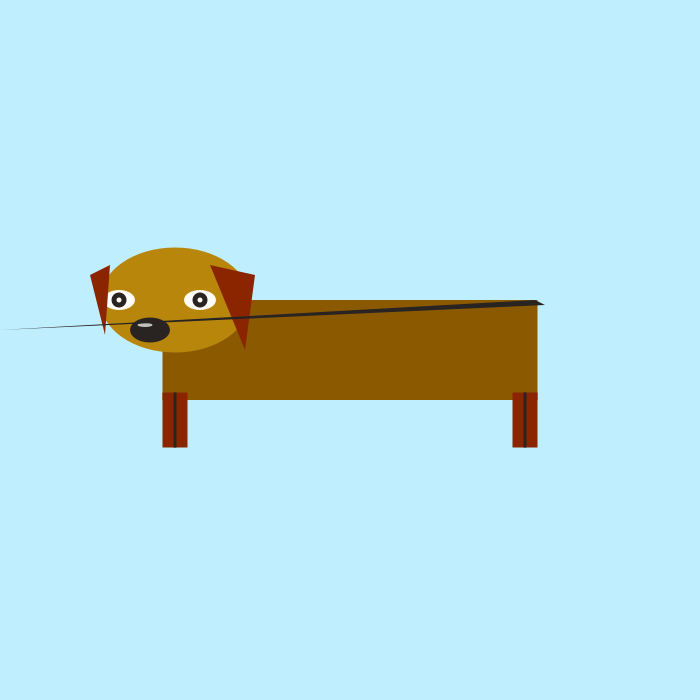
Frame 1 (no input)
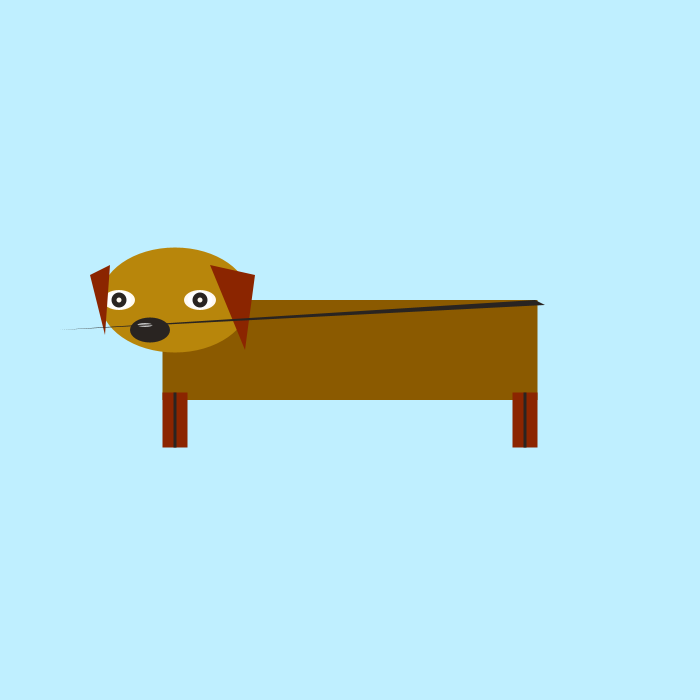
Frame 60 (the mouse pressed at the canvas centre just before this capture)
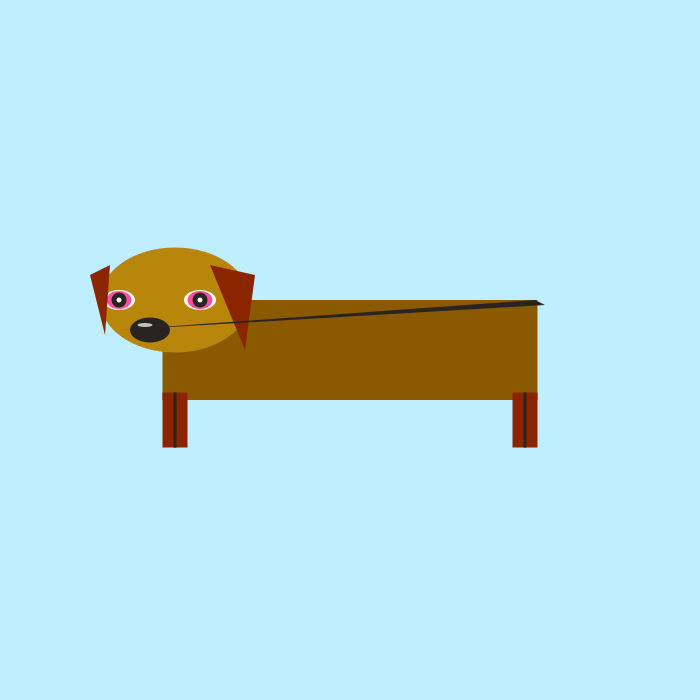
Frame 120 (the mouse held since frame 60 and released just before this capture)

The Processing sketch that drew these frames (run headless with seeded random() and noise(); from frame 60 on, the mouse is pressed at the canvas centre):

// Processing sketch: processing_156775
// ── processing_156775.pde

int ellipseX;
int triangleX;
int rectY;
int rectX;

void setup() {
  size(700, 700);
  smooth();
  ellipseX = 1;
  
  
  
}

void draw() {
  if(mousePressed) {
    fill(0);
    fill(random(255), random(255), random(255));
  } else {
    fill(random(255), random(255), random(255));
    fill(255);
  }
  background(191, 239, 255);
  noStroke();
  //body
  rectMode(CENTER);
  fill(139,90,0);
rect(350,350,375,100);
//head
fill(184,134,11);
ellipse(175,300,150,105);
//whites of eyes
fill(255,250,240);
ellipse(200,300,32,20); 
ellipse(119,300,32,20); 
//irises 
 fill(138,54,15);
 if(mousePressed) {
    fill(0);
    fill(random(255), random(255), random(255));
  } else {
    fill(random(255), random(255), random(255));
    fill(255);
  }

ellipse(200,300,25,18);
ellipse(119,300,25,18);
//pupils
fill(41,36,33);
ellipse(200,300,15,15);
ellipse(119,300,15,15);
//white eye reflections
fill(255,250,240);
ellipse(200,300,5,5);
ellipse(119,300,5,5);
//random color nose
 fill(41,36,33);

  
ellipse(150,330,40,25);
//nostrils
fill(192,192,192);
ellipse(145,325,15,4);
//ears
fill(139,37,0);
triangle(210,265,255,275,245,350);
triangle(110,265,90,275,105,335);
//legs
rect(175,420,25,55);
rect(525,420,25,55);
//leg separation
fill(41,36,33);
rect(175,420,3,55);
rect(525,420,3,55);
//tail
triangle(535,300,545,305,triangleX,330);
triangleX = triangleX +1;
  }
